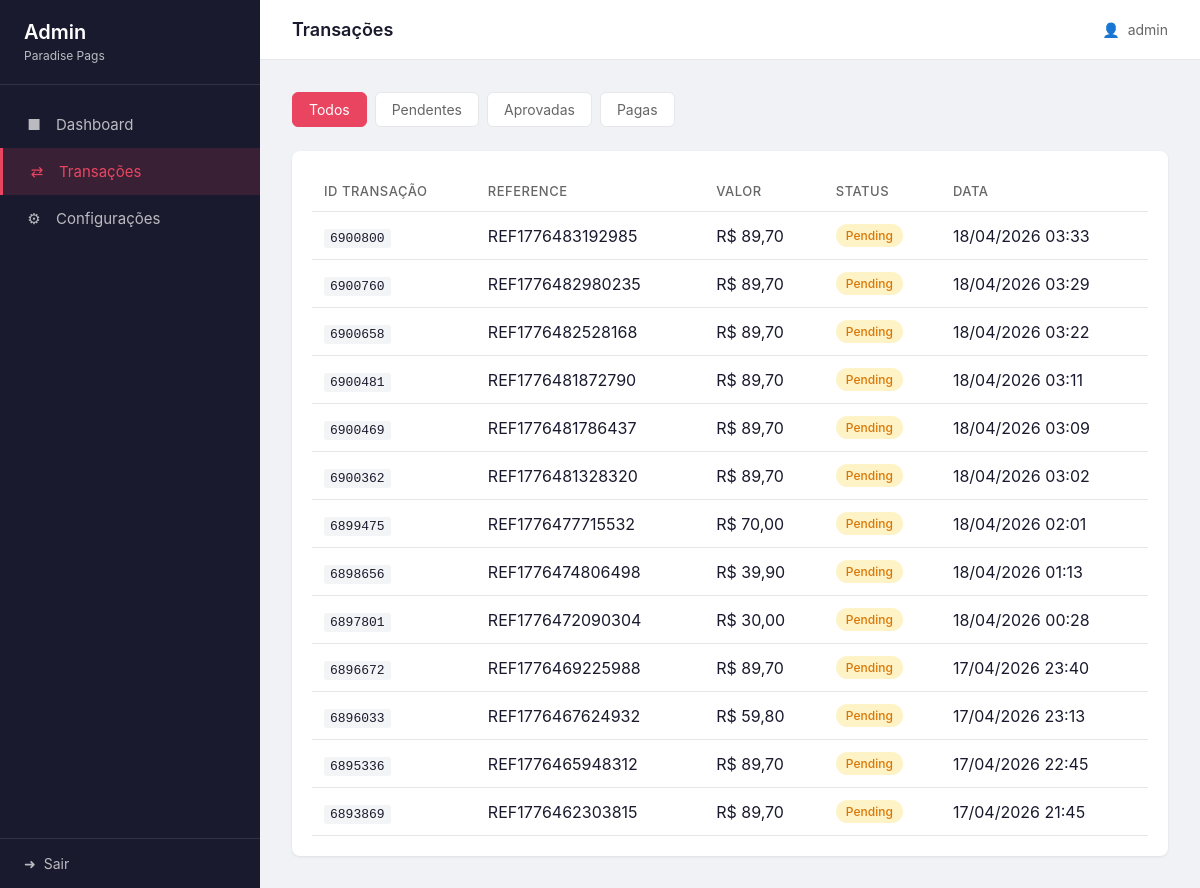
Screenshot of /transactions.php (signed in) with the database file from the repository.
### tables this page shows
CREATE TABLE `transactions` (
  `id` int(11) NOT NULL,
  `external_id` varchar(255) NOT NULL COMMENT 'transaction_id from Paradise',
  `reference` varchar(255) NOT NULL COMMENT 'Our reference (REF-...)',
  `amount` int(11) NOT NULL COMMENT 'Amount in cents',
  `status` enum('pending','approved','paid','rejected','cancelled') DEFAULT 'pending',
  `pix_code` text DEFAULT NULL COMMENT 'PIX copy-paste code',
  `qr_code_base64` text DEFAULT NULL COMMENT 'QR Code image in base64',
  `created_at` timestamp NULL DEFAULT current_timestamp(),
  `updated_at` timestamp NULL DEFAULT current_timestamp() ON UPDATE current_timestamp()
);

### db.php (called while the page is built, shortened)
<?php
$db_host = getenv('DB_HOST') ?: 'localhost';
$db_user = getenv('DB_USER') ?: 'paradise';
$db_pass = getenv('DB_PASS') ?: 'paradise';
$db_name = getenv('DB_NAME') ?: 'paradise';
$db = @new mysqli($db_host, $db_user, $db_pass, $db_name);
if ($db->connect_error) {
    error_log('[DB] Conexão falhou: ' . $db->connect_error);
    $db = null;
} else {
    $db->set_charset('utf8mb4');
}
function db_list_transactions($limit = 100, $offset = 0, $status = null) {
    global $db;
    if ($status) {
        $stmt = $db->prepare("SELECT * FROM transactions WHERE status = ? ORDER BY created_at DESC LIMIT ? OFFSET ?");
        $stmt->bind_param('sii', $status, $limit, $offset);
    } else {
        $stmt = $db->prepare("SELECT * FROM transactions ORDER BY created_at DESC LIMIT ? OFFSET ?");
        $stmt->bind_param('ii', $limit, $offset);
    }
    $stmt->execute();
    $result = $stmt->get_result();
    $rows = [];
    while ($row = $result->fetch_assoc()) $rows[] = $row;
    return $rows;
}

### transactions.php (the view, shortened to what this page needs)
<?php
require_once __DIR__ . '/../checkout/db.php';
require_once __DIR__ . '/layout.php';
$status = $_GET['status'] ?? null;
$page = max(1, (int)($_GET['page'] ?? 1));
$perPage = 20;
$offset = ($page - 1) * $perPage;
$transactions = db_list_transactions($perPage, $offset, $status);
admin_layout('Transações', 'transactions');
?>
<div class="filters">
    <a href="transactions.php" class="<?= !$status ? 'active' : '' ?>">Todos</a>
    <a href="transactions.php?status=pending" class="<?= $status === 'pending' ? 'active' : '' ?>">Pendentes</a>
    <a href="transactions.php?status=approved" class="<?= $status === 'approved' ? 'active' : '' ?>">Aprovadas</a>
    <a href="transactions.php?status=paid" class="<?= $status === 'paid' ? 'active' : '' ?>">Pagas</a>
</div>
<div class="card">
    <?php if ($transactions): ?>
    <table>
        <thead>
            <tr>
                <th>ID Transação</th>
                <th>Reference</th>
                <th>Valor</th>
                <th>Status</th>
                <th>Data</th>
            </tr>
        </thead>
        <tbody>
            <?php foreach ($transactions as $tx): ?>
            <tr>
                <td><code><?= htmlspecialchars($tx['external_id']) ?></code></td>
                <td><?= htmlspecialchars($tx['reference']) ?></td>
                <td><?= formatCurrency($tx['amount']) ?></td>
                <td><span class="status <?= $tx['status'] ?>"><?= $tx['status'] ?></span></td>
                <td><?= date('d/m/Y H:i', strtotime($tx['created_at'])) ?></td>
            </tr>
            <?php endforeach; ?>
        </tbody>
    </table>
    <?php else: ?>
    <div class="empty">Nenhuma transação encontrada</div>
    <?php endif; ?>
</div>
<?php admin_layout_end(); ?>

### layout.php (shortened to what this page needs)
<?php
function admin_layout($title, $active_page) {
    $nav_items = [
        'dashboard' => ['href' => 'dashboard.php', 'icon' => '&#9632;', 'label' => 'Dashboard'],
        'transactions' => ['href' => 'transactions.php', 'icon' => '&#8644;', 'label' => 'Transações'],
        'settings' => ['href' => 'settings.php', 'icon' => '&#9881;', 'label' => 'Configurações'],
    ];
?>
<!DOCTYPE html>
<html lang="pt-BR">
<head>
</head>
<body>
    <aside class="sidebar">
        <div class="sidebar-header">
            <h1>Admin</h1>
            <span>Paradise Pags</span>
        </div>
        <nav class="sidebar-nav">
            <?php foreach ($nav_items as $key => $item): ?>
            <a href="<?= $item['href'] ?>" class="<?= $active_page === $key ? 'active' : '' ?>">
                <span class="icon"><?= $item['icon'] ?></span>
                <?= $item['label'] ?>
            </a>
            <?php endforeach; ?>
        </nav>
        <div class="sidebar-footer">
            <a href="logout.php">
                <span>&#10140;</span> Sair
            </a>
        </div>
    </aside>
    <main class="main">
        <header class="header">
            <span class="header-title"><?= htmlspecialchars($title) ?></span>
            <div class="header-user">
                <span>&#128100;</span> admin
            </div>
        </header>
        <div class="content">
<?php
}
function admin_layout_end() {
    echo '</div></main>';
}
function formatCurrency($cents) {
    return 'R$ ' . number_format($cents / 100, 2, ',', '.');
}

### layout.php (style rules this page uses)
*, *::before, *::after { box-sizing: border-box; margin: 0; padding: 0; }
:root { --primary: #1a1a2e; --accent: #e94560; --accent-hover: #d63850; --bg: #f0f2f5; --surface: #fff; --text: #1a1a2e; --text-muted: #666; --border: #e5e7eb; --success: #10b981; --warning: #f59e0b; --danger: #ef4444; --sidebar-width: 260px; --header-height: 60px; }
body { font-family: -apple-system, BlinkMacSystemFont, 'Segoe UI', Roboto, sans-serif; background: var(--bg); color: var(--text); min-height: 100vh; }
.sidebar { position: fixed; left: 0; top: 0; bottom: 0; width: var(--sidebar-width); background: var(--primary); color: #fff; display: flex; flex-direction: column; z-index: 100; transition: transform 0.3s ease; }
.sidebar-header { padding: 1.25rem 1.5rem; border-bottom: 1px solid rgba(255,255,255,0.1); }
.sidebar-header h1 { font-size: 1.25rem; font-weight: 600; }
.sidebar-header span { font-size: 0.75rem; opacity: 0.7; }
.sidebar-nav { flex: 1; padding: 1rem 0; }
.sidebar-nav a { display: flex; align-items: center; gap: 0.75rem; padding: 0.875rem 1.5rem; color: rgba(255,255,255,0.7); text-decoration: none; font-size: 0.9375rem; transition: all 0.2s; }
.sidebar-nav a.active { background: rgba(233,69,96,0.15); color: var(--accent); border-left: 3px solid var(--accent); }
.sidebar-nav .icon { width: 20px; text-align: center; }
.sidebar-footer { padding: 1rem 1.5rem; border-top: 1px solid rgba(255,255,255,0.1); }
.sidebar-footer a { color: rgba(255,255,255,0.7); text-decoration: none; font-size: 0.875rem; display: flex; align-items: center; gap: 0.5rem; }
.main { margin-left: var(--sidebar-width); min-height: 100vh; }
.header { height: var(--header-height); background: var(--surface); border-bottom: 1px solid var(--border); display: flex; align-items: center; justify-content: space-between; padding: 0 2rem; position: sticky; top: 0; z-index: 50; }
.header-title { font-size: 1.125rem; font-weight: 600; }
.header-user { display: flex; align-items: center; gap: 0.5rem; font-size: 0.875rem; color: var(--text-muted); }
.content { padding: 2rem; }

### transactions.php (style rules this page uses)
.filters { display: flex; gap: 0.5rem; margin-bottom: 1.5rem; flex-wrap: wrap; }
.filters a { padding: 0.5rem 1rem; background: var(--surface); border: 1px solid var(--border); border-radius: 6px; text-decoration: none; color: var(--text-muted); font-size: 0.875rem; transition: all 0.2s; }
.filters a.active { background: var(--accent); color: #fff; border-color: var(--accent); }
.card { background: var(--surface); padding: 1.25rem; border-radius: 8px; box-shadow: 0 1px 3px rgba(0,0,0,0.08); }
table { width: 100%; border-collapse: collapse; }
th, td { padding: 0.75rem; text-align: left; border-bottom: 1px solid var(--border); }
th { color: var(--text-muted); font-weight: 500; font-size: 0.8125rem; text-transform: uppercase; letter-spacing: 0.5px; }
code { background: #f3f4f6; padding: 0.125rem 0.375rem; border-radius: 3px; font-size: 0.8125rem; }
.status { display: inline-block; padding: 0.25rem 0.625rem; border-radius: 999px; font-size: 0.75rem; font-weight: 500; text-transform: capitalize; }
.status.pending { background: #fef3c7; color: #d97706; }

### rows the page displays
transactions: external "6900800", reference "REF1776483192985", amount "R$ 89,70", status "Pending", created_at "18/04/2026 03:33"
transactions: external "6900760", reference "REF1776482980235", amount "R$ 89,70", status "Pending", created_at "18/04/2026 03:29"
transactions: external "6900658", reference "REF1776482528168", amount "R$ 89,70", status "Pending", created_at "18/04/2026 03:22"
transactions: external "6900481", reference "REF1776481872790", amount "R$ 89,70", status "Pending", created_at "18/04/2026 03:11"
transactions: external "6900469", reference "REF1776481786437", amount "R$ 89,70", status "Pending", created_at "18/04/2026 03:09"
transactions: external "6900362", reference "REF1776481328320", amount "R$ 89,70", status "Pending", created_at "18/04/2026 03:02"
transactions: external "6899475", reference "REF1776477715532", amount "R$ 70,00", status "Pending", created_at "18/04/2026 02:01"
transactions: external "6898656", reference "REF1776474806498", amount "R$ 39,90", status "Pending", created_at "18/04/2026 01:13"
transactions: external "6897801", reference "REF1776472090304", amount "R$ 30,00", status "Pending", created_at "18/04/2026 00:28"
transactions: external "6896672", reference "REF1776469225988", amount "R$ 89,70", status "Pending", created_at "17/04/2026 23:40"
transactions: external "6896033", reference "REF1776467624932", amount "R$ 59,80", status "Pending", created_at "17/04/2026 23:13"
transactions: external "6895336", reference "REF1776465948312", amount "R$ 89,70", status "Pending", created_at "17/04/2026 22:45"
transactions: external "6893869", reference "REF1776462303815", amount "R$ 89,70", status "Pending", created_at "17/04/2026 21:45"

### other values shown
$item['icon'] "■"
$item['label'] "Dashboard"
$item['icon'] "⇄"
$item['label'] "Transações"
$item['icon'] "⚙"
$item['label'] "Configurações"
$title "Transações"
